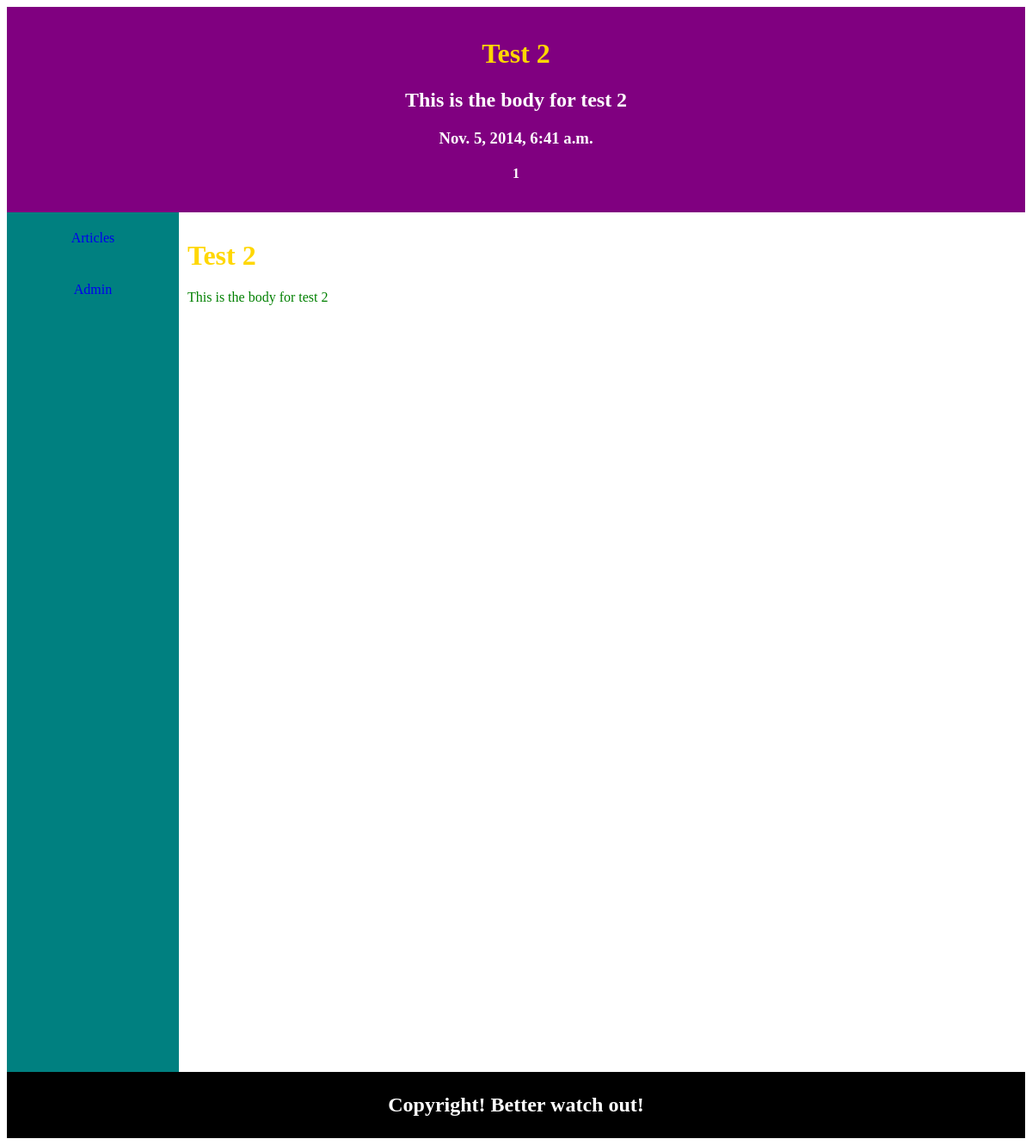
/articles/get/2/, run on the app's committed database.
### article/models.py (models this page shows, shortened)
class Article(models.Model):
    title = models.CharField(max_length=200)
    body = models.TextField()
    pub_date = models.DateTimeField('date published')
    likes = models.IntegerField()

### article/views.py (the view)
# urls.py: url(r'^get/(?P<article_id>\d+)/$', views.article),
def article(request, article_id=1):
    return render_to_response('article.html',
                              {'article': Article.objects.get(id=article_id)})

### article/templates/article.html (shortened to what this page needs)
{% extends "base.html" %}
{% block sitename %}
<h1>{{ article.title }}</h1>
<h2>{{ article.body }}</h2>
<h3>{{ article.pub_date }}</h3>
<h4>{{ article.likes }}</h4>
 {% endblock %}
{% block content %}
<h1> {{ article.title }} </h1>
<p>{{ article.body }}</p>
{% endblock %}

### static/css/default.css (style rules this page uses)
body { text-align: center; }
p, div { color: green; }
h1 { color: #ffd700; }

### data on the page
Article: title "Test 2", body "This is the body for test 2", pub_date "Nov. 5, 2014, 6:41 a.m.", likes "1"
